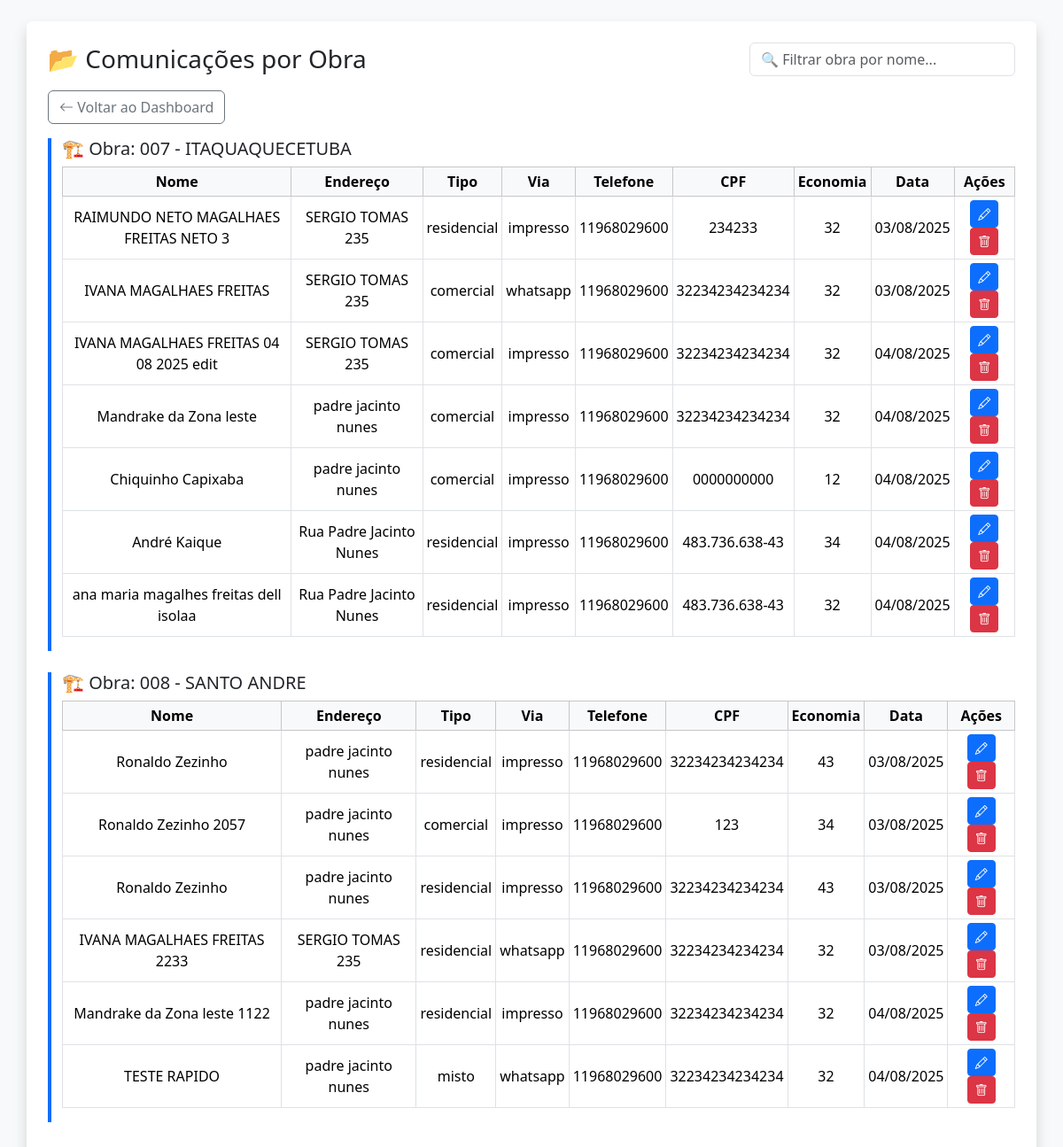
The app's page /comunicacoes (signed in), older data.
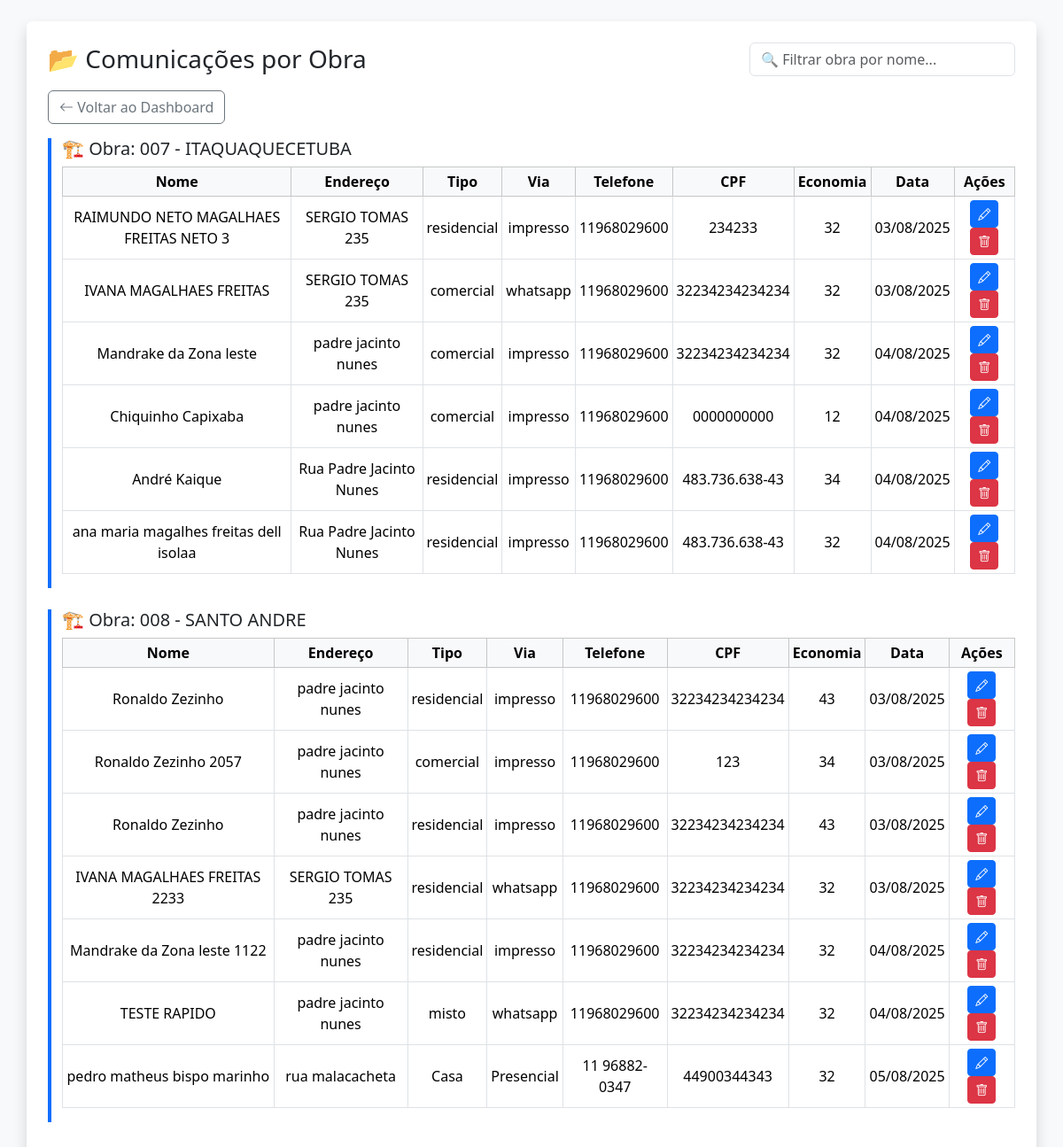
The same page, newer data.
### app/models.py (models this page shows)
class Obra(db.Model):
    id = db.Column(db.Integer, primary_key=True)
    nome = db.Column(db.String(100), nullable=False)
    descricao = db.Column(db.Text)
    endereco = db.Column(db.String(255))
    responsavel = db.Column(db.String(100))
    data_inicio = db.Column(db.Date)
    data_fim = db.Column(db.Date)
    criado_em = db.Column(db.DateTime, default=datetime.utcnow)

class ComunicacaoObra(db.Model):
    __tablename__ = 'comunicacao_obra'
    id = db.Column(db.Integer, primary_key=True)
    nome = db.Column(db.String(100), nullable=False)
    cpf = db.Column(db.String(20))
    endereco = db.Column(db.String(255))
    telefone = db.Column(db.String(50))
    bairro = db.Column(db.String(100))
    numero = db.Column(db.String(20))
    comunicado = db.Column(db.String(20))
    economia = db.Column(db.String(50))
    assinatura = db.Column(db.String(100))
    tipo_imovel = db.Column(db.String(200))
    data_envio = db.Column(db.DateTime, default=datetime.utcnow)
    obra_id = db.Column(db.Integer, db.ForeignKey('obra.id', name='fk_comunicacao_obra'))
    obra = db.relationship("Obra", backref="comunicacoes")
    usuario_id = db.Column(db.Integer, db.ForeignKey('user.id', name='fk_usuario_comunicacao'))
    usuario = db.relationship("User", backref="comunicacoes")  # ✅ AQUI
    vistorias = db.relationship("VistoriaImovel", back_populates="comunicacao", cascade="all, delete-orphan")

### app/obras/routes.py (the view)
@obras_bp.route('/comunicacoes', methods=['GET'])
def listar_comunicacoes():
    if 'user_id' not in session:
        return redirect(url_for('auth.login'))
    user = User.query.get(session['user_id'])
    obras = Obra.query.order_by(Obra.nome).all() if user.cargo == 'admin' else Obra.query.filter_by(id=user.obra_id).all()
    return render_template('comunicacoes/comunicacoes_dashboard.html', obras=obras)

### templates/comunicacoes/comunicacoes_dashboard.html (shortened to what this page needs)
<!DOCTYPE html>
<html lang="pt-BR">
  <head>
    <link
      href="https://cdn.jsdelivr.net/npm/bootstrap@5.3.3/dist/css/bootstrap.min.css"
      rel="stylesheet"
    />
    <link
      href="https://cdn.jsdelivr.net/npm/bootstrap-icons@1.10.5/font/bootstrap-icons.css"
      rel="stylesheet"
    />
  </head>
  <body class="bg-light p-3 p-md-4">
    <div class="container bg-white p-4 rounded shadow">
      <div
        class="d-flex flex-column flex-md-row justify-content-between align-items-start align-items-md-center mb-3 gap-2"
      >
        <h3 class="text-center text-md-start mb-0">📂 Comunicações por Obra</h3>
        {% if session.cargo == 'admin' %}
        <input
          type="text"
          class="form-control w-100 w-md-auto"
          id="filtroObra"
          placeholder="🔍 Filtrar obra por nome..."
          style="max-width: 300px"
        />
        {% endif %}
      </div>
      <div class="mb-3">
            <a href="{{ url_for('auth.dashboard') }}" class="btn btn-outline-secondary">
          <i class="bi bi-arrow-left"></i> Voltar ao Dashboard
        </a>
      </div>
      {% for obra in obras %}
      <div class="obra-bloco mb-4" data-obra="{{ obra.nome | lower }}">
        <h5 class="mt-3">🏗️ Obra: {{ obra.nome }}</h5>
        {% if obra.comunicacoes %}
        <div class="table-responsive">
          <table class="table table-bordered table-sm align-middle text-center">
            <thead class="table-light">
              <tr>
                <th>Nome</th>
                <th>Endereço</th>
                <th>Tipo</th>
                <th>Via</th>
                <th>Telefone</th>
                <th>CPF</th>
                <th>Economia</th>
                <th>Data</th>
                {% if session.cargo == 'admin' %}
                <th>Ações</th>
                {% endif %}
              </tr>
            </thead>
            <tbody>
              {% for r in obra.comunicacoes %}
              <tr>
                <td>{{ r.nome }}</td>
                <td>{{ r.endereco }}</td>
                <td>{{ r.tipo_imovel }}</td>
                <td>{{ r.comunicado }}</td>
                <td>{{ r.telefone }}</td>
                <td>{{ r.cpf }}</td>
                <td>{{ r.economia }}</td>
                <td>{{ r.data_envio.strftime('%d/%m/%Y') }}</td>
                {% if session.cargo == 'admin' %}
                <td>
                  <a
                    href="{{ url_for('obras.editar_comunicacao', id=r.id) }}"
                    class="btn btn-sm btn-primary"
                  >
                    <i class="bi bi-pencil"></i>
                  </a>
                  <form
                    method="POST"
                    action="{{ url_for('obras.excluir_comunicacao', id=r.id) }}"
                    class="d-inline"
                    onsubmit="return confirm('Confirmar exclusão?')"
                  >
                    <button class="btn btn-sm btn-danger">
                      <i class="bi bi-trash"></i>
                    </button>
                  </form>
                </td>
                {% endif %}
              </tr>
              {% endfor %}
            </tbody>
          </table>
        </div>
        {% else %}
        <p class="text-muted">Nenhuma comunicação cadastrada para esta obra.</p>
        {% endif %}
      </div>
      {% endfor %}
    </div>
  </body>
</html>

### templates/comunicacoes/comunicacoes_dashboard.html (style rules this page uses)
.obra-bloco { border-left: 4px solid #0d6efd; padding-left: 12px; }

Row changes from the older to the newer data that the page shows:
changed Obra "007 - ITAQUAQUECETUBA": loses ComunicacaoObra (nome "IVANA MAGALHAES FREITAS 04 08 2025 edit", endereco "SERGIO TOMAS 235", tipo_imovel "comercial", comunicado "impresso", telefone "11968029600", cpf "32234234234234", economia "32", data_envio "04/08/2025")
added ComunicacaoObra: nome "pedro matheus bispo marinho", endereco "rua malacacheta", tipo_imovel "Casa", comunicado "Presencial", telefone "11 96882-0347", cpf "44900344343", economia "32", data_envio "05/08/2025", shown under Obra "008 - SANTO ANDRE"
